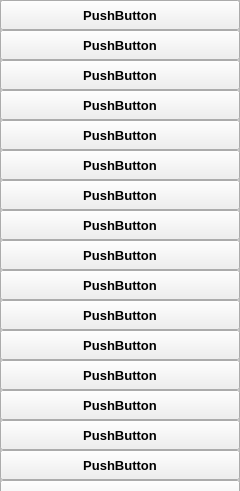
   <widget class="QFrame" name="frame_3">
    <property name="geometry">
     <rect>
      <x>430</x>
      <y>10</y>
      <width>240</width>
      <height>491</height>
     </rect>
    </property>
    <property name="frameShape">
     <enum>QFrame::StyledPanel</enum>
    </property>
    <property name="frameShadow">
     <enum>QFrame::Raised</enum>
    </property>
    <widget class="QPushButton" name="PB_Adc">
     <property name="geometry">
      <rect>
       <x>0</x>
       <y>0</y>
       <width>240</width>
       <height>30</height>
      </rect>
     </property>
     <property name="font">
      <font>
       <pointsize>10</pointsize>
       <weight>75</weight>
       <bold>true</bold>
      </font>
     </property>
     <property name="text">
      <string>PushButton</string>
     </property>
    </widget>
    <widget class="QPushButton" name="PB_Adc_2">
     <property name="geometry">
      <rect>
       <x>0</x>
       <y>30</y>
       <width>240</width>
       <height>30</height>
      </rect>
     </property>
     <property name="font">
      <font>
       <pointsize>10</pointsize>
       <weight>75</weight>
       <bold>true</bold>
      </font>
     </property>
     <property name="text">
      <string>PushButton</string>
     </property>
    </widget>
    <widget class="QPushButton" name="PB_Adc_3">
     <property name="geometry">
      <rect>
       <x>0</x>
       <y>60</y>
       <width>240</width>
       <height>30</height>
      </rect>
     </property>
     <property name="font">
      <font>
       <pointsize>10</pointsize>
       <weight>75</weight>
       <bold>true</bold>
      </font>
     </property>
     <property name="text">
      <string>PushButton</string>
     </property>
    </widget>
    <widget class="QPushButton" name="PB_Adc_4">
     <property name="geometry">
      <rect>
       <x>0</x>
       <y>90</y>
       <width>240</width>
       <height>30</height>
      </rect>
     </property>
     <property name="font">
      <font>
       <pointsize>10</pointsize>
       <weight>75</weight>
       <bold>true</bold>
      </font>
     </property>
     <property name="text">
      <string>PushButton</string>
     </property>
    </widget>
    <widget class="QPushButton" name="PB_Adc_5">
     <property name="geometry">
      <rect>
       <x>0</x>
       <y>120</y>
       <width>240</width>
       <height>30</height>
      </rect>
     </property>
     <property name="font">
      <font>
       <pointsize>10</pointsize>
       <weight>75</weight>
       <bold>true</bold>
      </font>
     </property>
     <property name="text">
      <string>PushButton</string>
     </property>
    </widget>
    <widget class="QPushButton" name="PB_Adc_6">
     <property name="geometry">
      <rect>
       <x>0</x>
       <y>150</y>
       <width>240</width>
       <height>30</height>
      </rect>
     </property>
     <property name="font">
      <font>
       <pointsize>10</pointsize>
       <weight>75</weight>
       <bold>true</bold>
      </font>
     </property>
     <property name="text">
      <string>PushButton</string>
     </property>
    </widget>
    <widget class="QPushButton" name="PB_Adc_7">
     <property name="geometry">
      <rect>
       <x>0</x>
       <y>180</y>
       <width>240</width>
       <height>30</height>
      </rect>
     </property>
     <property name="font">
      <font>
       <pointsize>10</pointsize>
       <weight>75</weight>
       <bold>true</bold>
      </font>
     </property>
     <property name="text">
      <string>PushButton</string>
     </property>
    </widget>
    <widget class="QPushButton" name="PB_Adc_8">
     <property name="geometry">
      <rect>
       <x>0</x>
       <y>210</y>
       <width>240</width>
       <height>30</height>
      </rect>
     </property>
     <property name="font">
      <font>
       <pointsize>10</pointsize>
       <weight>75</weight>
       <bold>true</bold>
      </font>
     </property>
     <property name="text">
      <string>PushButton</string>
     </property>
    </widget>
    <widget class="QPushButton" name="PB_Adc_9">
     <property name="geometry">
      <rect>
       <x>0</x>
       <y>240</y>
       <width>240</width>
       <height>30</height>
      </rect>
     </property>
     <property name="font">
      <font>
       <pointsize>10</pointsize>
       <weight>75</weight>
       <bold>true</bold>
      </font>
     </property>
     <property name="text">
      <string>PushButton</string>
     </property>
    </widget>
    <widget class="QPushButton" name="PB_Adc_10">
     <property name="geometry">
      <rect>
       <x>0</x>
       <y>270</y>
       <width>240</width>
       <height>30</height>
      </rect>
     </property>
     <property name="font">
      <font>
       <pointsize>10</pointsize>
       <weight>75</weight>
       <bold>true</bold>
      </font>
     </property>
     <property name="text">
      <string>PushButton</string>
     </property>
    </widget>
    <widget class="QPushButton" name="PB_Adc_11">
     <property name="geometry">
      <rect>
       <x>0</x>
       <y>300</y>
       <width>240</width>
       <height>30</height>
      </rect>
     </property>
     <property name="font">
      <font>
       <pointsize>10</pointsize>
       <weight>75</weight>
       <bold>true</bold>
      </font>
     </property>
     <property name="text">
      <string>PushButton</string>
     </property>
    </widget>
    <widget class="QPushButton" name="PB_Adc_12">
     <property name="geometry">
      <rect>
       <x>0</x>
       <y>330</y>
       <width>240</width>
       <height>30</height>
      </rect>
     </property>
     <property name="font">
      <font>
       <pointsize>10</pointsize>
       <weight>75</weight>
       <bold>true</bold>
      </font>
     </property>
     <property name="text">
      <string>PushButton</string>
     </property>
    </widget>
    <widget class="QPushButton" name="PB_Adc_13">
     <property name="geometry">
      <rect>
       <x>0</x>
       <y>360</y>
       <width>240</width>
       <height>30</height>
      </rect>
     </property>
     <property name="font">
      <font>
       <pointsize>10</pointsize>
       <weight>75</weight>
       <bold>true</bold>
      </font>
     </property>
     <property name="text">
      <string>PushButton</string>
     </property>
    </widget>
    <widget class="QPushButton" name="PB_Adc_14">
     <property name="geometry">
      <rect>
       <x>0</x>
       <y>390</y>
       <width>240</width>
       <height>30</height>
      </rect>
     </property>
     <property name="font">
      <font>
       <pointsize>10</pointsize>
       <weight>75</weight>
       <bold>true</bold>
      </font>
     </property>
     <property name="text">
      <string>PushButton</string>
     </property>
    </widget>
    <widget class="QPushButton" name="PB_Adc_15">
     <property name="geometry">
      <rect>
       <x>0</x>
       <y>420</y>
       <width>240</width>
       <height>30</height>
      </rect>
     </property>
     <property name="font">
      <font>
       <pointsize>10</pointsize>
       <weight>75</weight>
       <bold>true</bold>
      </font>
     </property>
     <property name="text">
      <string>PushButton</string>
     </property>
    </widget>
    <widget class="QPushButton" name="PB_Adc_16">
     <property name="geometry">
      <rect>
       <x>0</x>
       <y>450</y>
       <width>240</width>
       <height>30</height>
      </rect>
     </property>
     <property name="font">
      <font>
       <pointsize>10</pointsize>
       <weight>75</weight>
       <bold>true</bold>
      </font>
     </property>
     <property name="text">
      <string>PushButton</string>
     </property>
    </widget>
    <widget class="QPushButton" name="PB_Adc_17">
     <property name="geometry">
      <rect>
       <x>0</x>
       <y>480</y>
       <width>240</width>
       <height>30</height>
      </rect>
     </property>
     <property name="font">
      <font>
       <pointsize>10</pointsize>
       <weight>75</weight>
       <bold>true</bold>
      </font>
     </property>
     <property name="text">
      <string>PushButton</string>
     </property>
    </widget>
    <widget class="QPushButton" name="PB_Adc_18">
     <property name="geometry">
      <rect>
       <x>0</x>
       <y>510</y>
       <width>240</width>
       <height>30</height>
      </rect>
     </property>
     <property name="font">
      <font>
       <pointsize>10</pointsize>
       <weight>75</weight>
       <bold>true</bold>
      </font>
     </property>
     <property name="text">
      <string>PushButton</string>
     </property>
    </widget>
    <widget class="QPushButton" name="PB_Adc_19">
     <property name="geometry">
      <rect>
       <x>0</x>
       <y>540</y>
       <width>240</width>
       <height>30</height>
      </rect>
     </property>
     <property name="font">
      <font>
       <pointsize>10</pointsize>
       <weight>75</weight>
       <bold>true</bold>
      </font>
     </property>
     <property name="text">
      <string>PushButton</string>
     </property>
    </widget>
    <widget class="QPushButton" name="PB_Adc_20">
     <property name="geometry">
      <rect>
       <x>0</x>
       <y>570</y>
       <width>240</width>
       <height>30</height>
      </rect>
     </property>
     <property name="font">
      <font>
       <pointsize>10</pointsize>
       <weight>75</weight>
       <bold>true</bold>
      </font>
     </property>
     <property name="text">
      <string>PushButton</string>
     </property>
    </widget>
    <widget class="QPushButton" name="PB_Adc_21">
     <property name="geometry">
      <rect>
       <x>0</x>
       <y>580</y>
       <width>240</width>
       <height>30</height>
      </rect>
     </property>
     <property name="font">
      <font>
       <pointsize>10</pointsize>
       <weight>75</weight>
       <bold>true</bold>
      </font>
     </property>
     <property name="text">
      <string>PushButton</string>
     </property>
    </widget>
   </widget>
